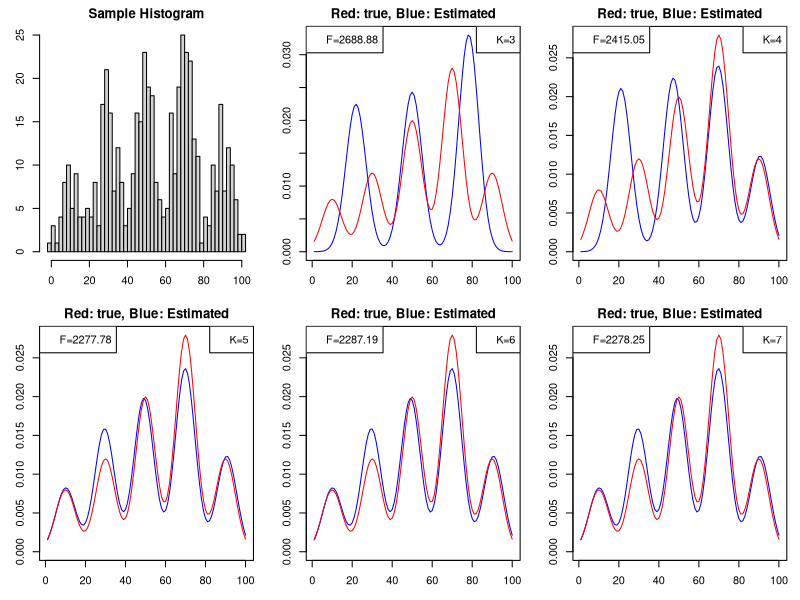

Recreate this plot in R.
# 11 Variational Bayesian Learning
#    True 5 components
#    Learner 3,4,5,6,7

set.seed(10)
randn = function(...){array(rnorm(prod(...)),dim=list(...))}
rand = function(...){array(runif(prod(...)),dim=list(...))}
zeros = function(...){array(0,dim=list(...))}
ones = function(...){array(1,dim=list(...))}
mod = function(a,b){a%%b}

#%%%%%%%%%%%%%%%%%%%%%%%%%%%%%%%%%%%%%%%%%%%%%%
STD0=5
STD=5         #%% Standard deviation in learning machine
#%%%%%%%%%%%%%%%%%%%%%%%%%%%%%%%%%%%%%%%%%%%%%%%%%%%%%%%%%%%%%%%%%%%%%%%
N=500         #%% Number of samples
D=1           #%% Dimension
CYCLE=200     #%% Number of recursive process
AK0=3         #%% Hyperparameter of mixture ratio : 3/2 Kazuho's critical point
BK0=1
AK0=0.01
BK0=0.01
#%%%%%%%%%%%%%%%%%%%%%%%%%%%%%%%%%%%%%%%%%%%%%%%%%%%%%%
gauss1d=function(x,b,s2){exp(-(x-b)^2/2/s2)/sqrt(2*pi*s2)}
#%%%%%%%%%%%%%%%%%%%%%% True mixture ratios %%%%%%%%%%%%%%%%%%%%%%%%%%%%%%%
#%%%%%%%% Set True
A0=c(0.1,0.15,0.25,0.35,0.15)
M0=c(10,30,50,70,90)
#%%%%%%%%%%%%%%%%%%%%%%%%%% Sample generation
xdata=zeros(D,N)
for(i in 1:N){
  r=rand(1)
  if(r<sum(A0[1:1])){
    mn=M0[1]
  }else if(r<sum(A0[1:2])){
    mn=M0[2]
  }else if(r<sum(A0[1:3])){
    mn=M0[3]
  }else if(r<sum(A0[1:4])){
    mn=M0[4]
  }else{
    mn=M0[5]
  }
  xdata[D,i]=mn+STD0*randn(1)
}
#%%%%%%%%%%%%%%%%%%%%%%%%%%%%%%%%%%%%%%%%%%%%%%%%%%%%%%%%%%%%%%%%%%%%%%%%%%%%
result=list()
for(K in 3:7){ #%% Components of learning clusters
  #%%%%%%%%% Initialize VB
  ak =N/K*rep(1,K)+AK0
  bk =N/K*rep(1,K)+BK0
  mk =matrix(rowMeans(xdata),D,K)+0.1*randn(D,K)
  FRE=zeros(CYCLE)
  #%%%%%%%%% Recursive VB Start
  for(cycle in 1:CYCLE){
    rho=t(sapply(1:K,function(k){colSums((xdata-mk[,k])^2)/(2*STD*STD)}))
    rho=digamma(ak)-digamma(sum(ak))-D/2/bk-rho
    rho=apply(rho,2,function(x){exp(x-max(x))/sum(exp(x-max(x)))})

    ak=AK0+rowSums(rho)
    bk=BK0+rowSums(rho)
    rx=xdata %*% t(rho)
    mk=rx/matrix(bk,D,K,byrow=T)
    #%%%%%%%%%%%%%%%%Free Energy
    FF1=lgamma(sum(ak))-sum(lgamma(ak))
    FF2=lgamma(K*AK0)-K*lgamma(AK0)
    FF3=D/2*sum(log(bk))-D/2*K*log(BK0)
    FF4=sum((mk^2*matrix(bk,D,K,byrow=T))/(2*STD^2))-sum((xdata^2)/(2*STD^2))
    FF5=N*D/2*log(2*pi*STD^2)
    SSS=sum(rho*log(rho))
    FreeEnergy = FF1-FF2+FF3-FF4+FF5+SSS
    FRE[cycle]=FreeEnergy
  }
  #%%%%%%%%%%%%%%%%
  am=ak/sum(ak)
  result=c(result,list(list(K=K,am=am,mk=mk,FreeEnergy=FreeEnergy,FRE=FRE)))
}
#%%%%%%%%%%%%%%%%%%%%%% plot samples %%%%%%%%%%%%%%%%%%%%%%%%%%%%%%%%%%
par(mfrow = c(2,3))
par(mar = c(3, 3, 2, 1))
hist(xdata,breaks=50,xlab="",ylab="",main="Sample Histogram")
xd=1:100
ytrue=zeros(100)
for(k in 1:5){
  ytrue=ytrue+A0[k]*gauss1d(xd,M0[k],STD^2)
}
for(rt in result){
  yd=zeros(100)
  for(k in 1:rt$K){
    yd=yd+rt$am[k]*gauss1d(xd,rt$mk[k],STD^2)
  }
  ymax=max(yd,ytrue)
  plot(xd,yd,type="l",col="blue",ylim=c(0,ymax),main="Red: true, Blue: Estimated")
  lines(xd,ytrue,type="l",col="red")
  legend("topright",legend=sprintf("K=%g",rt$K))
  legend("topleft",legend=sprintf("F=%g",rt$FreeEnergy))
}
